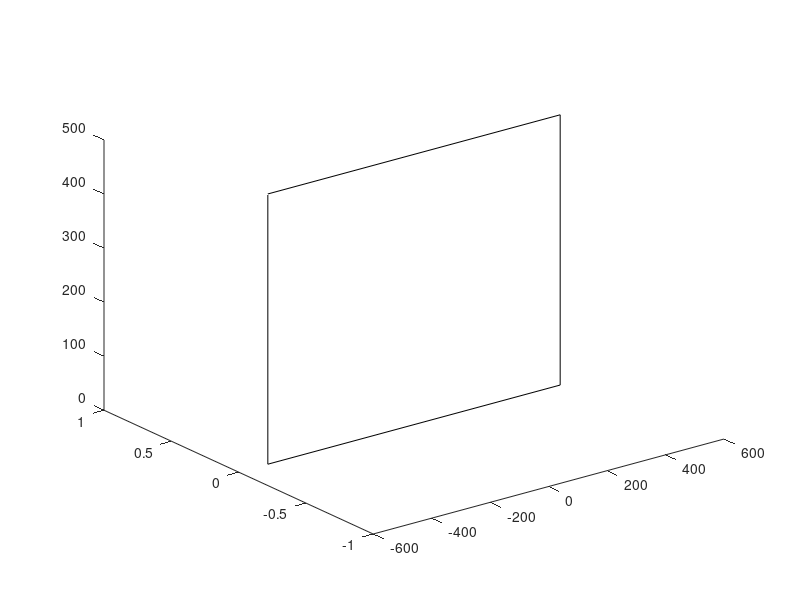

The MATLAB source for this figure: (Note: this script raises an error after producing the figure.)
close
b = 500;  %inner square of the hollow beam for casting
l = 500;
x = [-b b b -b]; %0 10 10 breadth-10 breadth-10 10];
y = [0 l];
z = [0 0 b b ]; %0 10 10 breadth-10 breadth-10 10];
m = length(x);
xr=[x x(1)];
yr1=y(1)*ones(m+1,1);
zr=[z z(1)];
boxPart1=plot3(xr,yr1,zr,'k');
boxPart1.Color=[0.7 0.7 0.7];
hold on


slope=patch([-100 100 100 -100],[-5 -5 1205 1210],[0 0 0 0],[0.7 0.7 0.7]);
skier=patch([0 10 4 6]-5,[5 5 5 5],[0 0 15 15],'k');


ax=gca;

disp('axis.CameraPosition');
disp(ax.CameraPosition);
disp('axis.CameraTarget');
disp(ax.CameraTarget);
disp('axis.CameraViewAngle');
disp(ax.CameraViewAngle);

ax.CameraPosition=[0 -5 10];
ax.CameraTarget=[0 5 5];
%axis.CameraViewAngle=8;
ax.Projection='perspective';
grid off
axis off

%patch(flagXPoints,[605 605 605 605],flagZPoints);


xVals=[0 10 10 0 ];
yVals=[0 0 20 20 ];
zVals=[0 0 30 30 ];
%patch(xVals,yVals,zVals,'g');


deltaX=10;
gate.X1=ones(1,12);
gate.X2=gate.X1+deltaX;
gate.Y1=[1,2,3,4,5,6,7,8,9,10,11,12]*100+5;
deltaY=-5;
gate.Y2=gate.Y1+deltaY;
deltaZ=10;
gate.Z1=10;
gate.Z2=gate.Z1+deltaZ;
deltaLeg=deltaZ*2;  


for i=1:12
    gate.X1(i)=50*(-1)^i;
    gate.X2=gate.X1+deltaX;
    legXPoints=[gate.X1(i) gate.X1(i)+2 gate.X1(i)+2 gate.X1(i)];

    flagXPoints=[gate.X1(i) gate.X2(i) gate.X2(i) gate.X1(i)];
    flagYPoints=[gate.Y1(i) gate.Y1(i) gate.Y2(i) gate.Y2(i)];
    flagZPoints=[gate.Z1 gate.Z1 gate.Z2 gate.Z2];
    gate.flag(i)=patch(flagXPoints,flagYPoints,flagZPoints,[1 0.33 0.33]);
    gate.leftLeg(i)=patch(legXPoints,flagYPoints-deltaY,(flagZPoints-deltaZ),[1 0.33 0.33]);
    gate.rightLeg(i)=patch(legXPoints+(deltaX-2),flagYPoints-deltaY,(flagZPoints-deltaZ),[1 0.33 0.33]);
    if(mod(i,2)==1)
        set(gate.flag(i),'FaceColor',[0.33 0.33 1]);
        set(gate.leftLeg(i),'FaceColor',[0.33 0.33 1]);
        set(gate.rightLeg(i),'FaceColor',[0.33 0.33 1]);
    end
end



counter=0;
while(counter<1000)
    counter=counter+1;
    pause(0.01)
    for i=1:12
        set(gate.flag(i),'YData',get(gate.flag(i),'YData')-1);
        set(gate.leftLeg(i),'YData',get(gate.leftLeg(i),'YData')-1);
        set(gate.rightLeg(i),'YData',get(gate.rightLeg(i),'YData')-1);
        if get(gate.flag(i),'YData')<0
           set(gate.flag(i),'YData',get(gate.flag(i),'YData')+1205);
           set(gate.rightLeg(i),'YData',get(gate.rightLeg(i),'YData')+1205) 
           set(gate.leftLeg(i),'YData',get(gate.leftLeg(i),'YData')+1205) 
        end
    end
end



hold on
